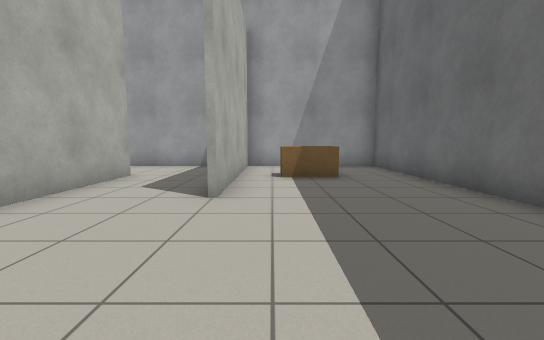
[1] (above)

24 first-person views from a walk through a robot-simulator world made for Gazebo. The camera is 0.94 m above the floor, tilts 6° down and sees 90° across. The lines on the ground mark 1 m squares. The floor is counted in squares, 1 m on a side. Each view is taken from the middle of a square. On the plan, view 1 faces up. The plan holds only what a view shows up to about 11 squares ahead; the rest is blank. The place goes on beyond the plan.

[2]
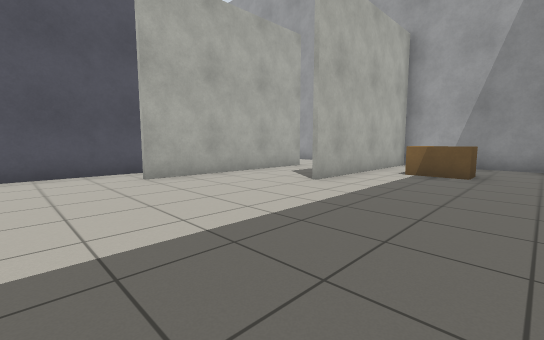

[3]
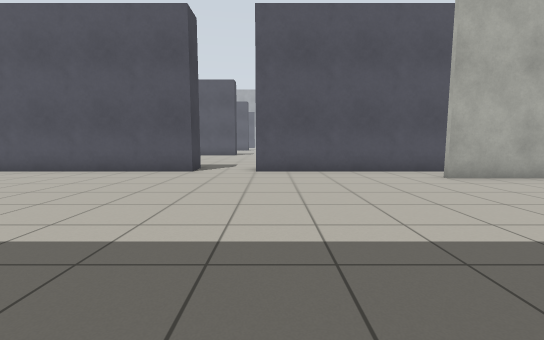

[4]
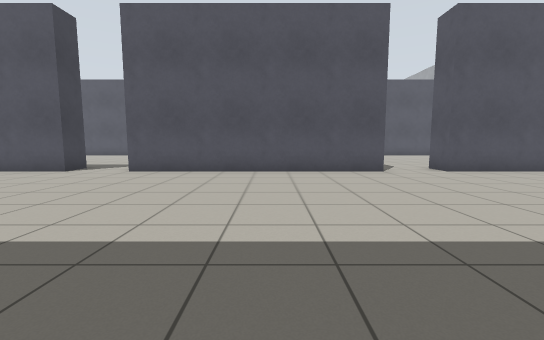

[5]
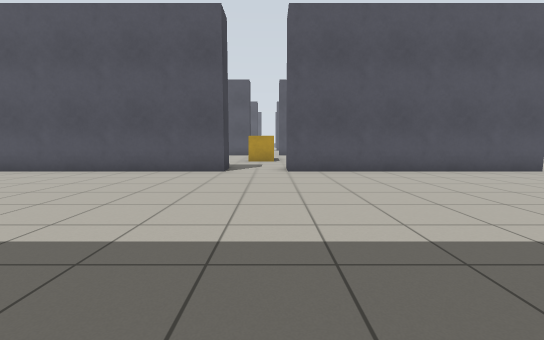

[6]
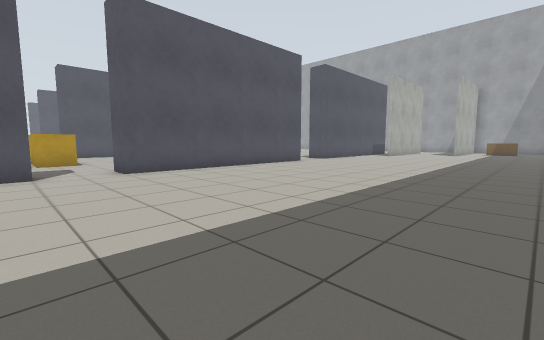

[7]
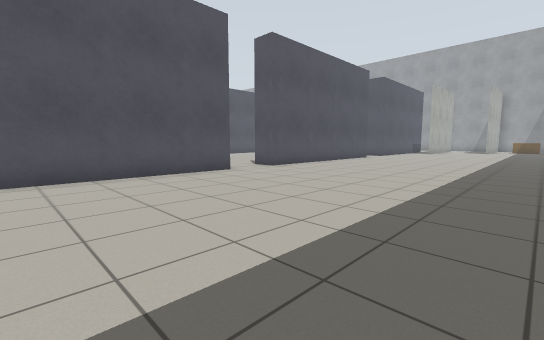

[8]
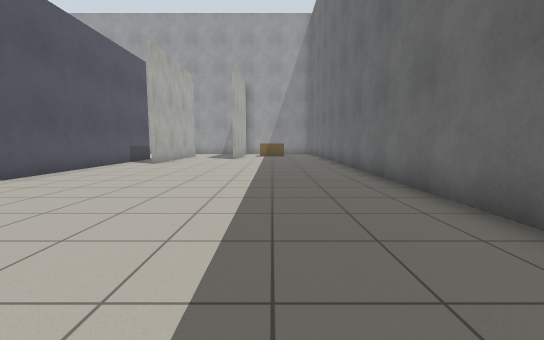

[9]
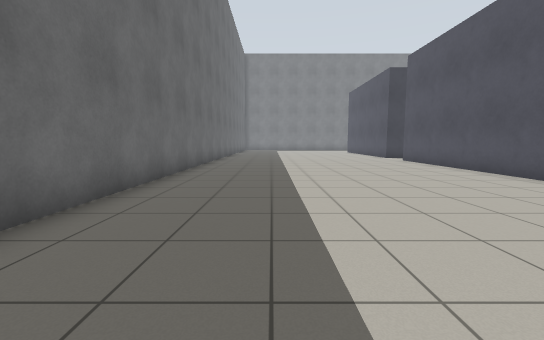

[10]
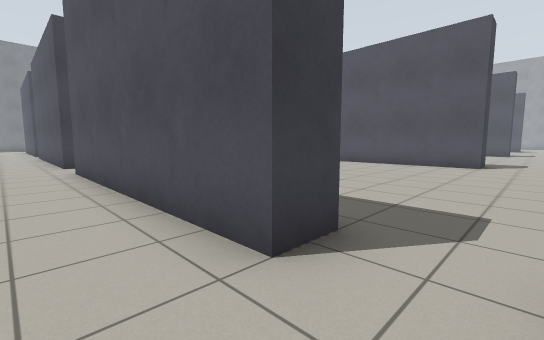

[11]
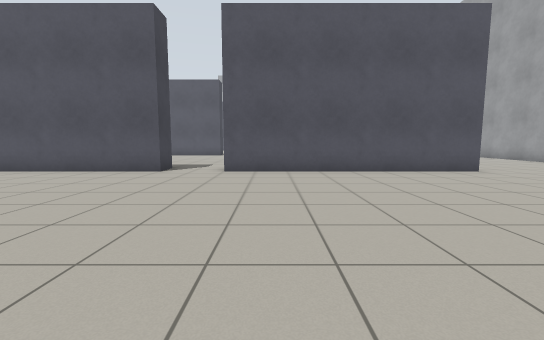

[12]
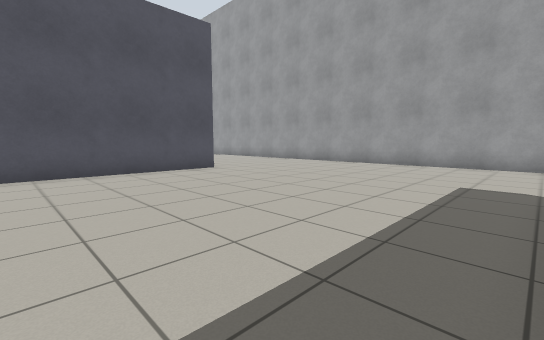

[13]
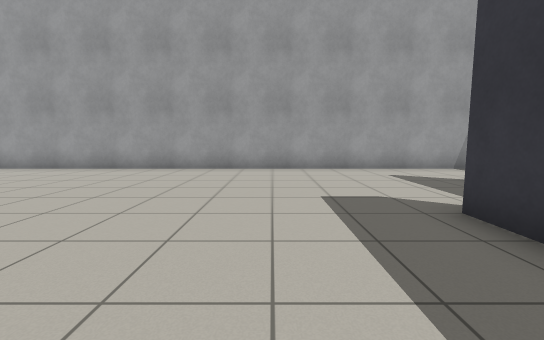

[14]
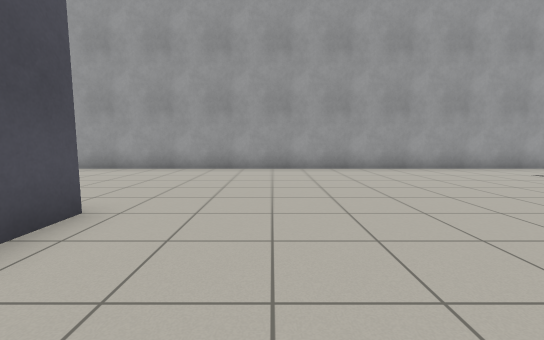

[15]
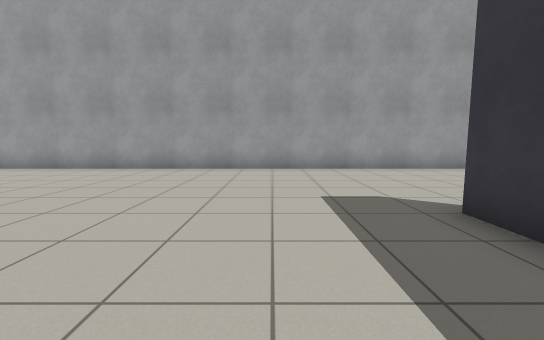

[16]
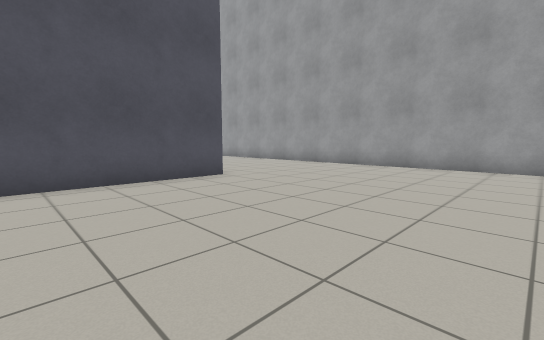

[17]
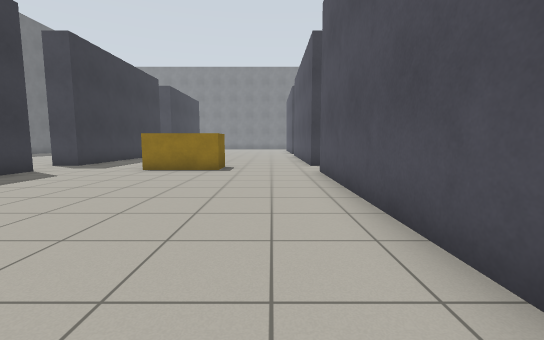

[18]
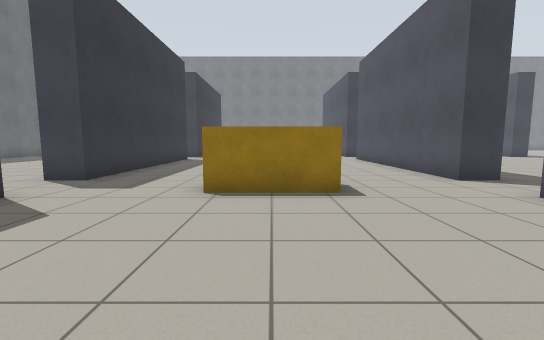

[19]
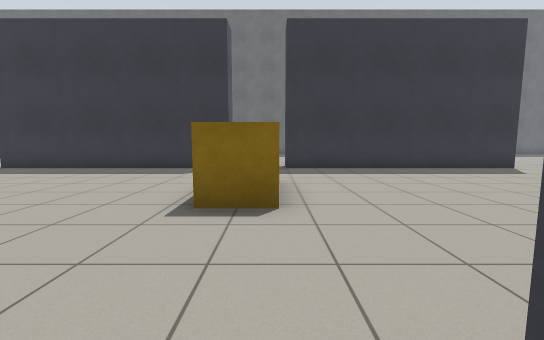

[20]
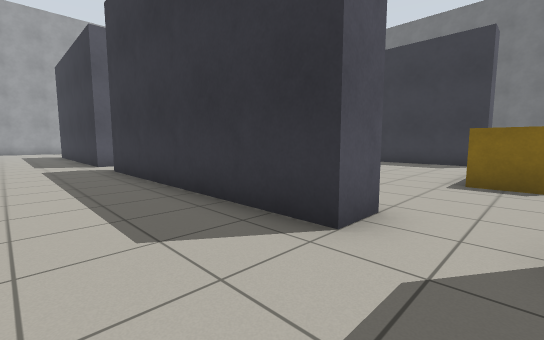

[21]
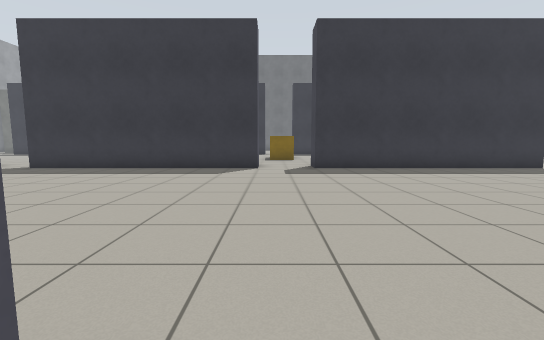

[22]
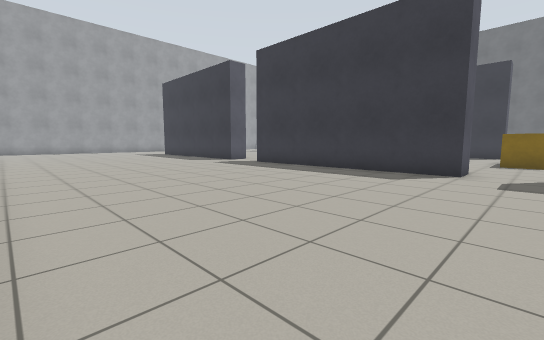

[23]
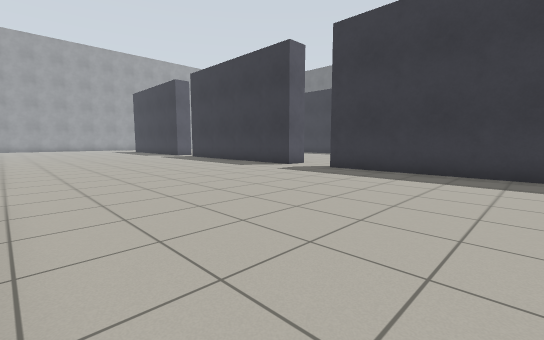

[24]
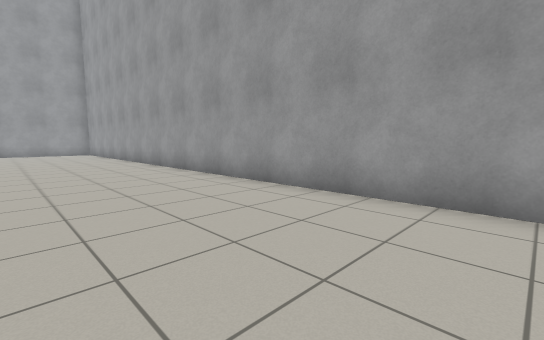

### Floor plan
Points are (right, up) in squares from view 1. A wall is a line through its corners. A room is listed if a view was taken in it or the views show most of it. See-through windows are left out.
Room 1 (views 1, 2, 3, 4, 5, 6, 7, 8, 9, 10)
walls: (-5.5, -5.5) (-5.5, -13.5); (3.9, -7.2) (3.9, 1.1); (-5.5, -15.5) (-5.5, -21.5); (-5.5, 1.5) (-5.5, -3.5); (-3.9, 3.5) (-3.9, 1.5); (3.9, 3.8) (3.9, 10.4) (-0.9, 10.4) (-0.9, 4.5); (3.9, -21.1) (3.9, -12.7)
ways out: opening at (-6, -14.5) to room 2; opening at (-6, -4.5) to room 2; opening at (-3.3, 3.7) to room 2
objects: brown box (0, 7) to (1, 8)
Room 2 (views 11, 12, 13, 14, 15, 16, 17, 18, 19, 20, 21, 22, 23, 24)
walls: (-16.5, -5.5) (-15.5, -5.5) (-15.5, -13.5) (-16.5, -13.5) (-16.5, -5.5); (-15.9, -3.5) (-16.5, -3.5) (-16.5, -1.8); (-25.5, 4.6) (-25.5, -0.1); (-16.5, 3.4) (-16.5, 4.5); (-15.5, 4.6) (-15.5, -3.5); (-5.5, -3.5) (-6.5, -3.5); (-16.5, -21.5) (-16.5, -15.5) (-15.5, -15.5) (-15.5, -20.1); (-6.5, 3.4) (-6.5, 4.5); (-5.5, 2.5) (-5.5, 1.5); (-5.5, -13.5) (-6.5, -13.5) (-6.5, -5.5) (-5.5, -5.5); (-3.9, 7.5) (-3.9, 3.5); (-6.5, -21.5) (-6.5, -15.5) (-5.5, -15.5); (-2.2, 10.4) (-35.4, 10.4)
ways out: opening at (-6, -14.5) to room 1; opening at (-6, -4.5) to room 1; opening at (-3.3, 3.7) to room 1
objects: yellow box (-12, -15) to (-10, -14)

Positions as (right, up) in squares from view 1, and headings:
1: (0, 0), facing up
2: (3, -1), facing up-left
3: (3, -3), facing left
4: (3, -9), facing left
5: (3, -14), facing left
6: (3, -16), facing up-left
7: (2, -21), facing up-left
8: (1, -10), facing up
9: (1, -10), facing down
10: (-4, -4), facing down-left
11: (-7, -2), facing left
12: (-7, -1), facing up-left
13: (-9, 1), facing up
14: (-13, 1), facing up
15: (-19, 1), facing up
16: (-19, 0), facing up-left
17: (-14, -5), facing down
18: (-11, -9), facing down
19: (-16, -15), facing right
20: (-19, -15), facing up-right
21: (-26, -14), facing right
22: (-25, -15), facing up-right
23: (-25, -21), facing up-right
24: (-24, 6), facing up-left
